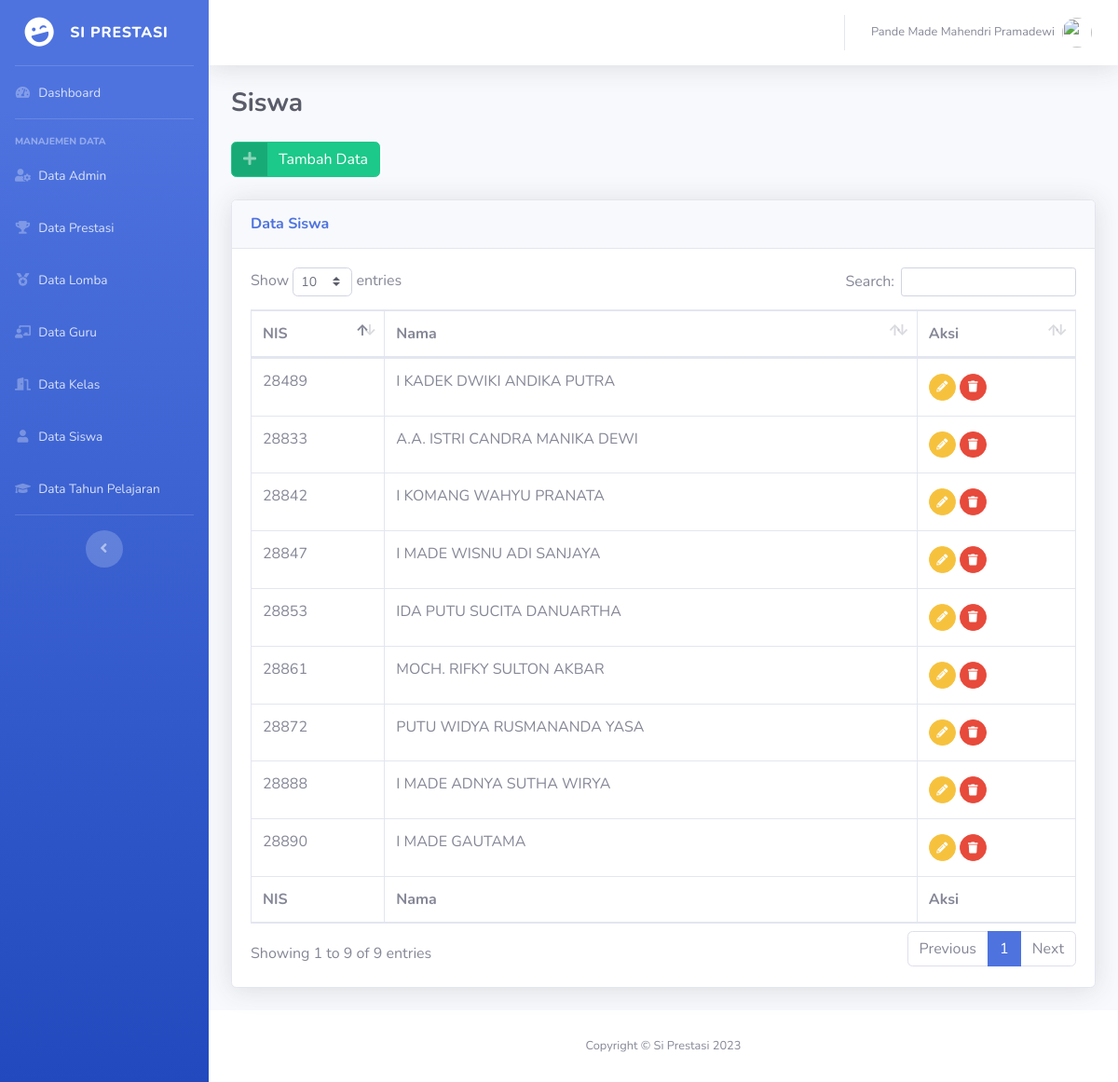
Before: /admin/siswa/index.php (signed in) with the older database file.
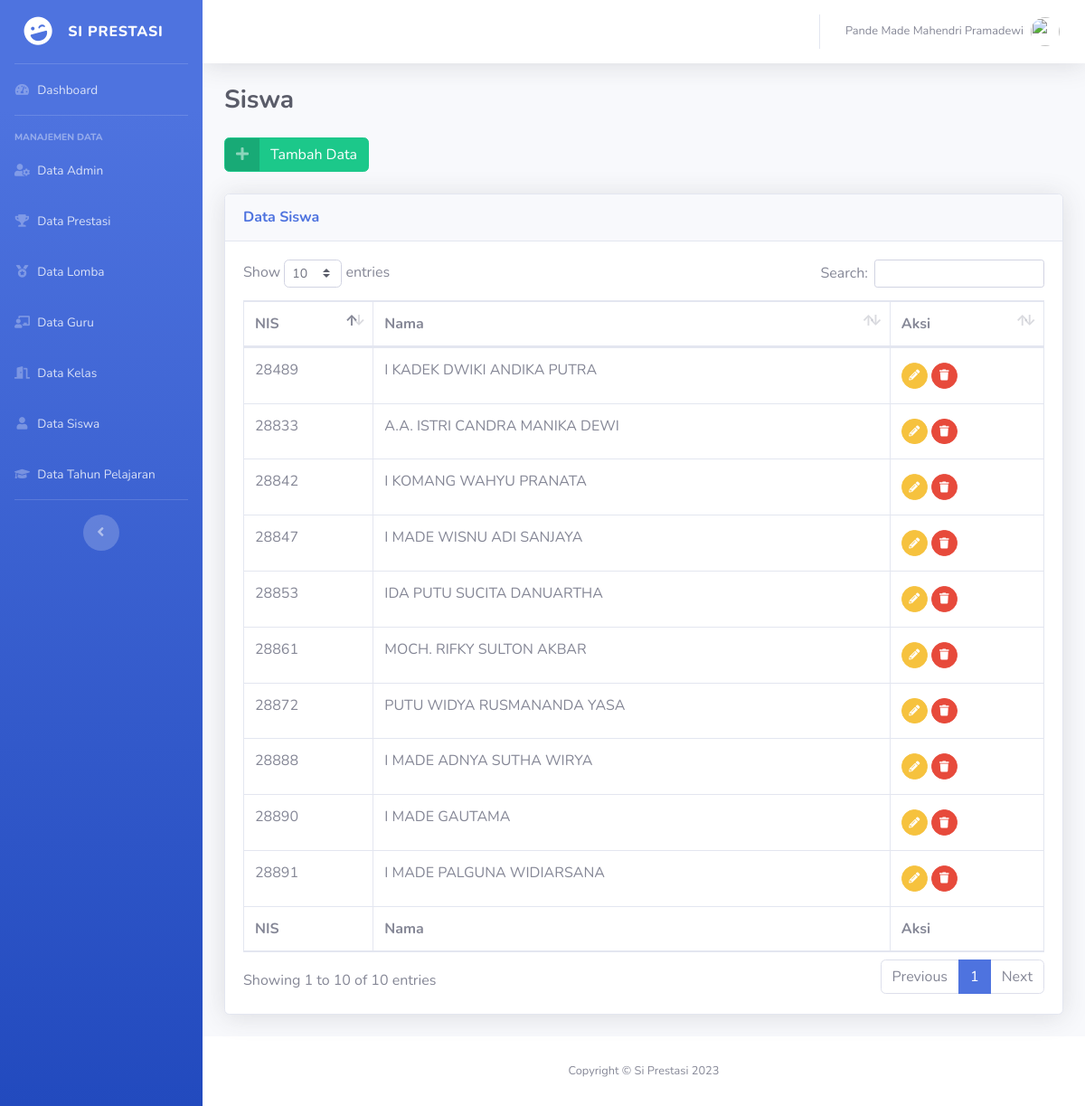
After: the same page with the newer database file.
### tables this page shows
CREATE TABLE `tb_siswa` (
  `sid` varchar(5) NOT NULL,
  `snama` varchar(60) NOT NULL,
  `sgender` enum('L','P') NOT NULL
);

### functions.php (called while the page is built, shortened)
<?php
$conn = mysqli_connect(DB_HOST, DB_USER, DB_PASS, DB_NAME);
function query($query)
{
	global $conn;
	$result = mysqli_query($conn, $query);
	$rows = [];
	while ($row = mysqli_fetch_assoc($result)) {
		$rows[] = $row;
	}
	return $rows;
}

### admin/siswa/index.php (the view, shortened to what this page needs)
<?php
include '../../functions.php';
$data = query('SELECT * FROM tb_siswa');
?>
<!DOCTYPE html>
<html lang="en">
<head>
    <link href="../../vendor/fontawesome-free/css/all.min.css" rel="stylesheet" type="text/css">
    <link href="../../css/sb-admin-2.min.css" rel="stylesheet">
    <link href="../../vendor/datatables/dataTables.bootstrap4.min.css" rel="stylesheet">
</head>
<body id="page-top">
    <div id="wrapper">
        <?php require_once "../partial/sidebar.php" ?>
        <div id="content-wrapper" class="d-flex flex-column">
            <div id="content">
                <?php require_once "../partial/topbar.php" ?>
                <div class="container-fluid">
                    <div class="d-sm-flex align-items-center justify-content-between mb-4">
                        <h1 class="h3 mb-0 text-gray-800 font-weight-bold">Siswa</h1>
                    </div>
                    <a href="<?= BASE_URL ?>/admin/siswa/create.php" class="btn btn-success btn-icon-split mb-4">
                        <span class="icon text-white-50">
                            <i class="fas fa-plus"></i>
                        </span>
                        <span class="text">Tambah Data</span>
                    </a>
                    <div class="card shadow mb-4">
                        <div class="card-header py-3">
                            <h6 class="m-0 font-weight-bold text-primary">Data Siswa</h6>
                        </div>
                        <div class="card-body">
                            <div class="table-responsive">
                                <table class="table table-bordered" id="dataTable" width="100%" cellspacing="0">
                                    <thead>
                                        <tr>
                                            <th>NIS</th>
                                            <th>Nama</th>
                                            <th>Aksi</th>
                                        </tr>
                                    </thead>
                                    <tfoot>
                                        <tr>
                                            <th>NIS</th>
                                            <th>Nama</th>
                                            <th>Aksi</th>
                                        </tr>
                                    </tfoot>
                                    <tbody>
                                        <?php foreach ($data as $d) : ?>
                                            <tr>
                                                <td><?= $d['sid'] ?></td>
                                                <td><?= ucfirst($d['snama']) ?></td>
                                                <td>
                                                    <a href="<?= BASE_URL ?>/admin/siswa/edit.php?sid=<?= $d['sid'] ?>" class=" btn btn-warning btn-circle btn-sm my-1">
                                                        <i class="fas fa-pencil-alt"></i>
                                                    </a>
                                                    <a onclick="return confirm('Yakin ingin menghapus?')" href="<?= BASE_URL ?>/admin/siswa/delete.php?sid=<?= $d['sid'] ?>" class=" btn btn-danger btn-circle btn-sm my-1">
                                                        <i class="fas fa-trash"></i>
                                                    </a>
                                                </td>
                                            </tr>
                                        <?php endforeach; ?>
                                    </tbody>
                                </table>
                            </div>
                        </div>
                    </div>
                </div>
            </div>
            <?php require_once "../partial/footer.php" ?>
        </div>
    </div>
</body>
</html>

Changed rows visible on the page:
added tb_siswa: sid "28891", snama "I MADE PALGUNA WIDIARSANA"
Other visible differences:
text written by a page script: "Show entries Search: Showing 1 to 9 of 9 entries Previous 1 Next" → "Show entries Search: Showing 1 to 10 of 10 entries Previous 1 Next"
